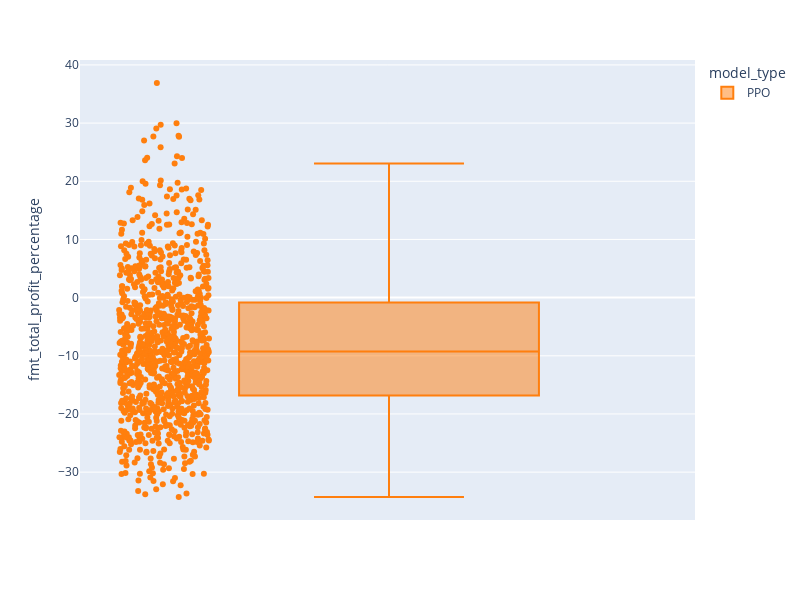

The code cell stored with this chart in its notebook:
### Code cell
fig = px.box(df_trader_results, y="fmt_total_profit_percentage", color="model_type", points="all", color_discrete_sequence=[ "#FF7F0E", "#00CC96", "#10aded", "#8A56EF"],  width=800, height=600)
fig.show()

### Figure 1 — Plotly figure (JSON) as saved in the notebook; plotly's stock layout.template omitted (floating-point values rounded to 4 significant figures; data arrays with more than 128 entries replaced by an {"elided": "..."} marker saying what was removed)
{"data": [{"alignmentgroup": "True", "boxpoints": "all", "hovertemplate": "model_type=PPO<br>fmt_total_profit_percentage=%{y}<extra></extra>", "legendgroup": "PPO", "marker": {"color": "#FF7F0E"}, "name": "PPO", "notched": false, "offsetgroup": "PPO", "orientation": "v", "showlegend": true, "type": "box", "x0": " ", "xaxis": "x", "y": {"elided": "1000 float values"}, "y0": " ", "yaxis": "y"}], "layout": {"boxmode": "group", "height": 600, "legend": {"title": {"text": "model_type"}, "tracegroupgap": 0}, "margin": {"t": 60}, "width": 800, "xaxis": {"anchor": "y", "domain": [0, 1]}, "yaxis": {"anchor": "x", "domain": [0, 1], "title": {"text": "fmt_total_profit_percentage"}}}}
